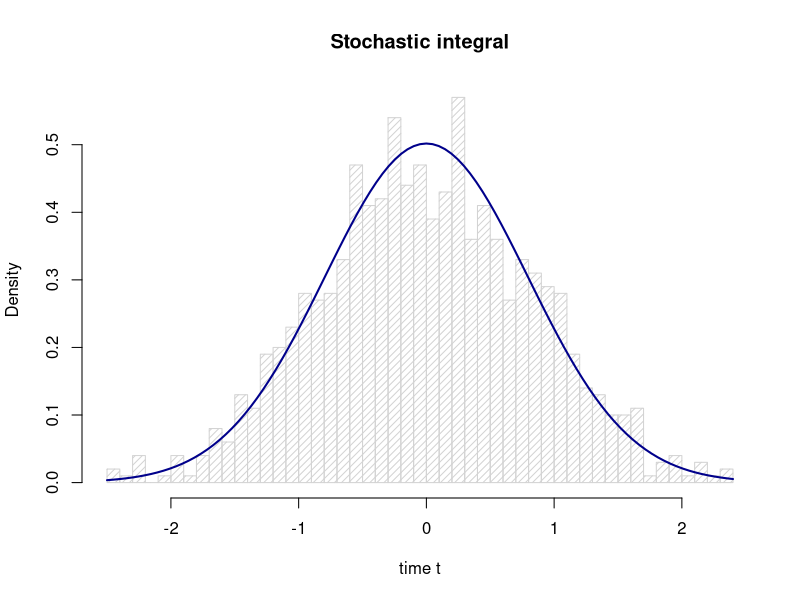
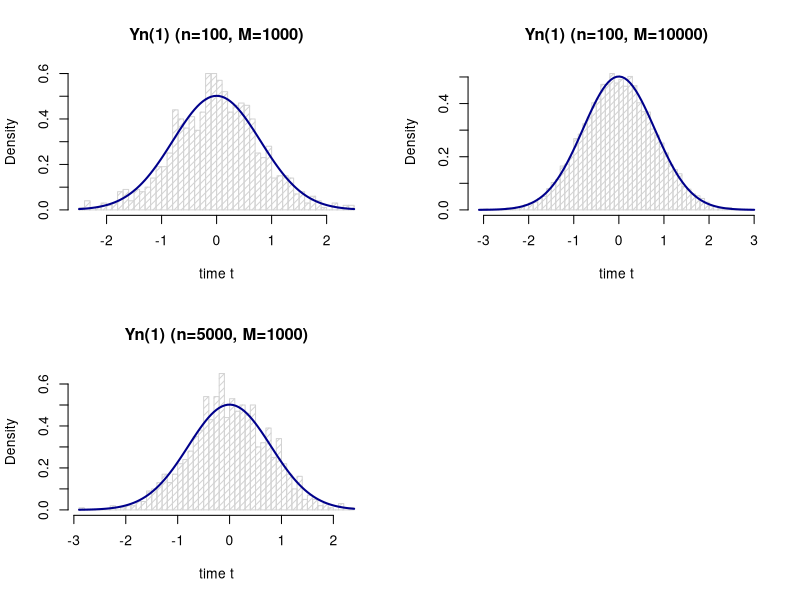

Write the R code that produced these figures, in order. (Note: a time limit stopped this script after it produced the figures.)
set.seed(1005)

ynt.gen <- function(k, n) {
  function(t) {
    dt <- t / n
    dfc <- sapply(seq(0, n - 1), function(i) exp(-k * (t - i * dt)))
    sum(dfc * rnorm(n, mean=0, sd=sqrt(dt)))
  }
}

theor.var <- function(k, t) {
  (1 - exp(-2 * k * t)) / (2 * k)
}

k <- .5
t <- 1
n <- 100
M <- 1000

Yn <- ynt.gen(k, n)
Y <- replicate(M, Yn(t))

tmean <- 0
tvar <- theor.var(k, t)

pdf("figure09.pdf")
hist(Y, breaks=50, density=20, probability=TRUE,
     main="Stochastic integral", xlab="time t")
curve(dnorm(x, mean=tmean, sd=sqrt(tvar)),
      col="darkblue", lwd=2, add=TRUE)

num.intervals <- c(100, 5000)
num.simulations <- c(1000, 10000)
dev.off()

pdf("figure10.pdf")
p <- par(no.readonly=TRUE)
par(mfrow=c(length(num.intervals), length(num.simulations)))

intervals <- rep(num.intervals, each=length(num.simulations))
simulations <- rep(num.simulations, times=length(num.intervals))

report <- mapply(function(n,M) {
  Yn <- ynt.gen(k, n)
  Y <- replicate(n=M, expr=Yn(t))
  
  hist(Y, breaks=50, density=20, probability=TRUE,
       main=sprintf("Yn(1) (n=%d, M=%d)", n, M), 
       xlab="time t")
  curve(dnorm(x, mean=tmean, sd=sqrt(tvar)),
        col="darkblue", lwd=2, add=TRUE)
  list("names"=sprintf("n=%d, M=%d", n, M),
       "Mean of Y(1)"=mean(Y),
       "Variance of Y(1)"=var(Y))
}, intervals, simulations)

par(p)
dev.off()

report["names",] -> colnames(report)
report <- report[rownames(report) != "names", ]
report <- cbind(Theoretical=c(tmean, tvar), report)
                
write.csv(report, file="r5.csv")
